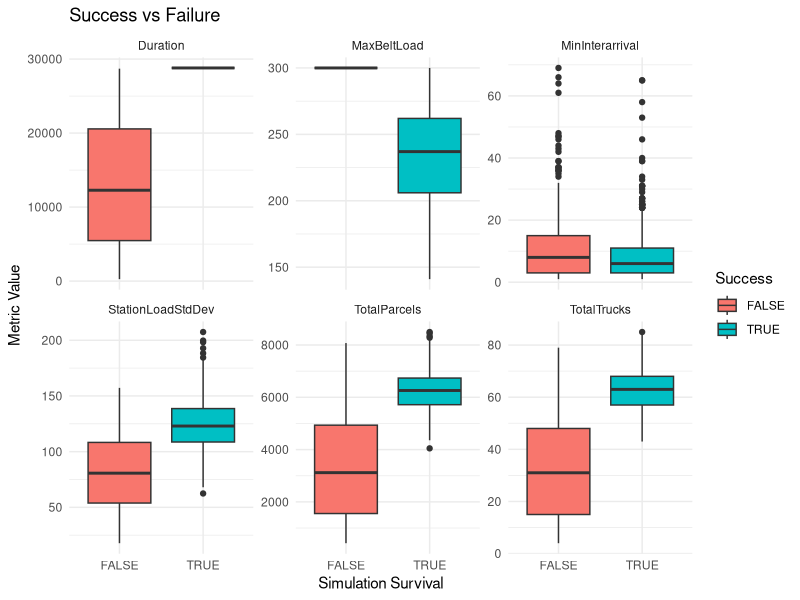
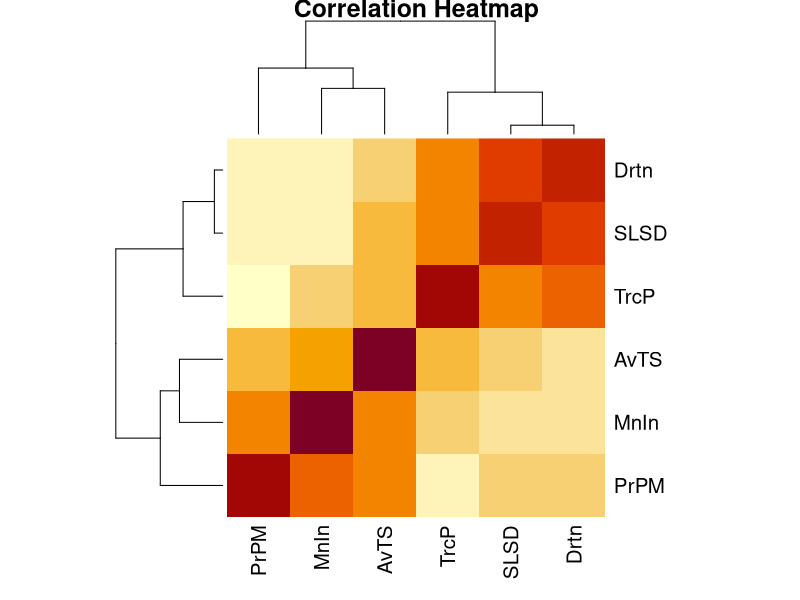
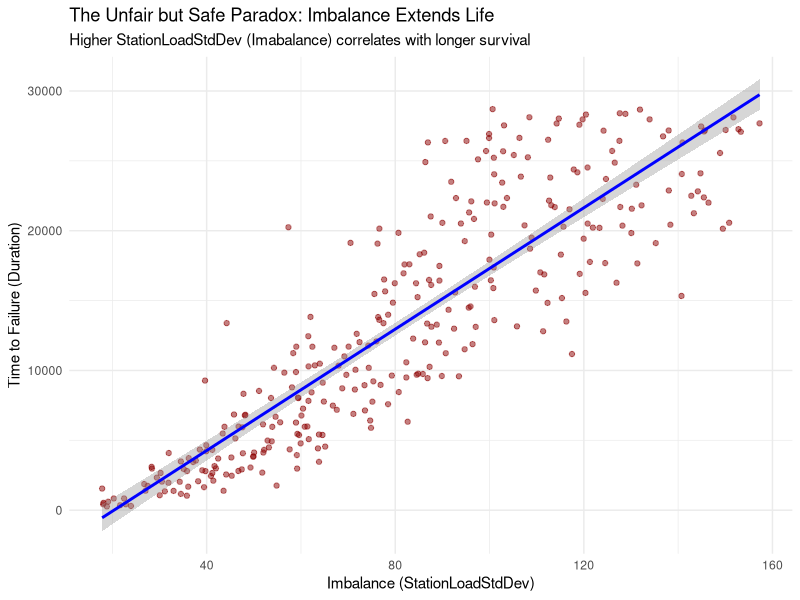
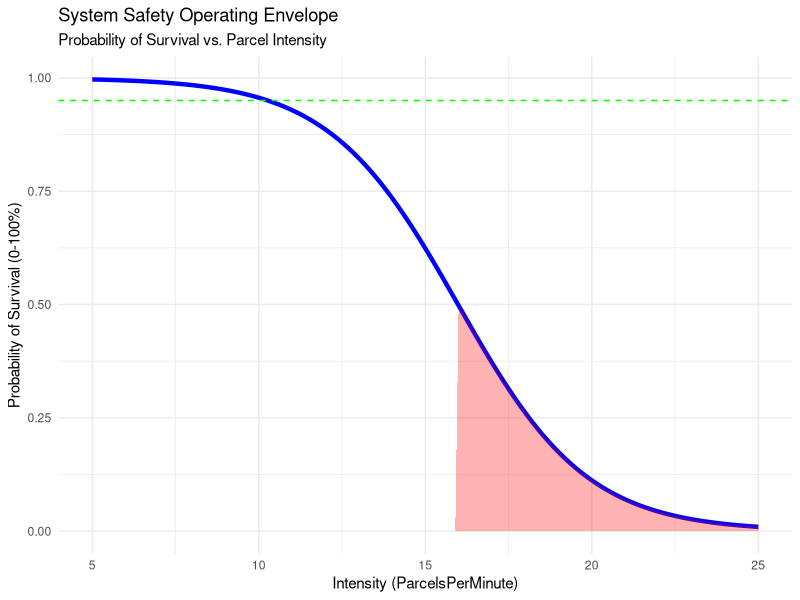

Recreate these plots in R, in order.
## ---- chunk 1
knitr::opts_chunk$set(message = FALSE, warning = FALSE, comment = '')
## ---- chunk 2
if(!require(here)) install.packages("here")
if(!require(tidyverse)) install.packages("tidyverse")
if(!require(car)) install.packages("car")
library(tidyverse)
library(here)
library(car)
## ---- chunk 3
df <- read.csv("simulation_data_demo.csv")
df$Success <- as.logical(df$Success) # Converting numerical type (1/0) to logical (true/false)
## ---- chunk 4
# Structure and Column types
glimpse(df)

# Count total missing values
sum(is.na(df))

# Find and print any invalid rows (negative truck count or duration)
invalid_runs <- df %>%
  filter(TotalTrucks <= 0 | Duration <= 0) 
print(invalid_runs)
## ---- chunk 5
# Entire summary
df %>% select(-RunId) %>% summary() 

# Survival & Failure Rate (%)
survival_data <- df %>%
  summarise(
    Total_Runs = n(),
    Total_Successes = sum(Success),
    Survival_Rate_Percent = mean(Success) * 100,
    Failure_Rate_Percent = (1-mean(Success)) * 100
  )
print(survival_data)

# Standard Deviations (Imbalance)
metric_spread <- df %>%
  select(where(is.numeric)) %>%
  select(-RunId, -Duration, -MaxStationLoad) %>%
  summarise(across(everything(), sd)) %>%
  pivot_longer(everything(), names_to = "Metric", values_to = "Std_Dev") %>%
  mutate(Std_Dev = signif(Std_Dev, 4)) %>%
  arrange(desc(Std_Dev))
print(metric_spread)

# Box Plots: Failure vs Success
long_data <- df %>%
  select(Success, Duration, TotalTrucks, TotalParcels, MinInterarrival, MaxBeltLoad, StationLoadStdDev) %>%
  pivot_longer(cols = -Success, names_to = "Metric", values_to = "Value")

ggplot(long_data, aes(x = Success, y = Value, fill = Success)) +
  geom_boxplot() +
  facet_wrap(~Metric, scales='free_y') +
  theme_minimal() +
  labs(title = "Success vs Failure",
       y = "Metric Value",
       x = "Simulation Survival")
## ---- chunk 6
# Create new columns
df_eng <- df %>%
  mutate(
    ParcelsPerMinute = (TotalParcels / Duration) * 60,
    TruckPace = Duration / TotalTrucks,
    AvgTruckSize = TotalParcels / TotalTrucks
  )

# Preview of new columns
df_eng %>%
  select(Success, ParcelsPerMinute, TruckPace, AvgTruckSize) %>%
  head()
## ---- chunk 7
# Filter failures
failures_only <- df_eng %>% filter(Success == F)
failed_metrics <- failures_only %>%
  select(
    Duration,
    StationLoadStdDev,
    MinInterarrival,
    ParcelsPerMinute,
    TruckPace,
    AvgTruckSize
  )

# Correlation Matrix
cor_matrix <- cor(failed_metrics)
failure_factors <- sort(cor_matrix[, "Duration"])

failure_cor_df <- enframe(failure_factors, name = "Metric", value = "Correlation with Duration") %>% filter(Metric != "Duration")
print(failure_cor_df)

# Heatmap
colnames(cor_matrix) <- abbreviate(colnames(cor_matrix), minlength = 4)
rownames(cor_matrix) <- abbreviate(rownames(cor_matrix), minlength = 4)
heatmap(cor_matrix, main = "Correlation Heatmap")
## ---- chunk 8
# Scatter Plot: StationLoadStdDev vs Duration
ggplot(failures_only, aes(x = StationLoadStdDev, y = Duration)) +
  geom_point(alpha = 0.5, color = "darkred") +
  geom_smooth(method = "lm", color = "blue") +
  labs(
    title = "The Unfair but Safe Paradox: Imbalance Extends Life",
    subtitle = "Higher StationLoadStdDev (Imabalance) correlates with longer survival",
    x = "Imbalance (StationLoadStdDev)",
    y = "Time to Failure (Duration)"
  ) +
  theme_minimal()
## ---- chunk 9
# Calculate Coefficients of Variation before Levene's Tests for result directionality
cv_analysis <- df_eng %>%
  group_by(Success) %>%
  summarise(
    InterarrivalCV = signif(sd(MinInterarrival) / mean(MinInterarrival) * 100, 3)
  )
cat("Instability of Arrival Gaps (Coefficient of Variation):\n")
print(cv_analysis)

# Levene's Test

# Alternative Hypothesis: Failures have higher variance in arrival gaps
levene_arrival <- leveneTest(MinInterarrival ~ Success, data = df_eng)
cat("--- Levene's Test: Arrival Gap Variance ---\n")
print(levene_arrival)

# Robust test for variance homogeneity (Insensitive to normality/outliers)
fligner.test(MinInterarrival ~ Success, data = df_eng)

# Mann-Whitney U/Wilcoxon Test
# Alternative Hypothesis: Failures generally have smaller gaps than Successes
test_interarrival <- wilcox.test(x = df_eng$MinInterarrival[df_eng$Success == T],
                                 y = df_eng$MinInterarrival[df_eng$Success == F],
                                 data = df_eng, 
                                 alternative = "greater")
cat("--- MWU Test: Minimum Interarrival Time ---\n")
print(test_interarrival)
## ---- chunk 10
# Alternative Hypothesis: Failures have higher intensity than Successes
test_intensity <- wilcox.test(x = df_eng$ParcelsPerMinute[df_eng$Success == T],
                              y = df_eng$ParcelsPerMinute[df_eng$Success == F],
                              data = df_eng, 
                              alternative = "less")
cat("--- MWU Test: Parcel Intensity ---\n")
print(test_intensity)
## ---- chunk 11
# Logistic Regression
risk_model <- glm(Success ~ ParcelsPerMinute + MinInterarrival + AvgTruckSize, 
                  data = df_eng, 
                  family = "binomial")

# The Raw Coefficients (Log-Odds)
cat("--- Model Summary (Significance Check) ---\n")
summary(risk_model)

# The Odds Ratios
# If number < 1: Reduces odds of success (Bad)
# If number > 1: Increases odds of success (Good)
odds_ratios <- exp(coef(risk_model))

cat("--- Odds Ratios (Risk Multipliers) ---\n")
print(odds_ratios)
## ---- chunk 12
# The Safe Operating Envelope

# Create the "Hypothetical" Dataset
simulated_data <- data.frame(
  ParcelsPerMinute = seq(5, 25, by = 0.1),
  MinInterarrival = median(df_eng$MinInterarrival),
  AvgTruckSize = median(df_eng$AvgTruckSize)
)

# Predict the Probability of Success
simulated_data$Prob_Success <- predict(risk_model, 
                                       newdata = simulated_data, 
                                       type = "response")

# Plot the Curve
ggplot(simulated_data, aes(x = ParcelsPerMinute, y = Prob_Success)) +
  geom_line(color = "blue", size = 1.5) +
  
  # Add the "Danger Zone" shading
  geom_area(aes(y = ifelse(Prob_Success < 0.50, Prob_Success, 0)), fill = "red", alpha = 0.3) +
  
  # Add a reference line at 95% Safety (The "Rated Capacity")
  geom_hline(yintercept = 0.95, linetype = "dashed", color = "green") +
  
  # Formatting
  labs(
    title = "System Safety Operating Envelope",
    subtitle = "Probability of Survival vs. Parcel Intensity",
    x = "Intensity (ParcelsPerMinute)",
    y = "Probability of Survival (0-100%)"
  ) +
  
  theme_minimal()
